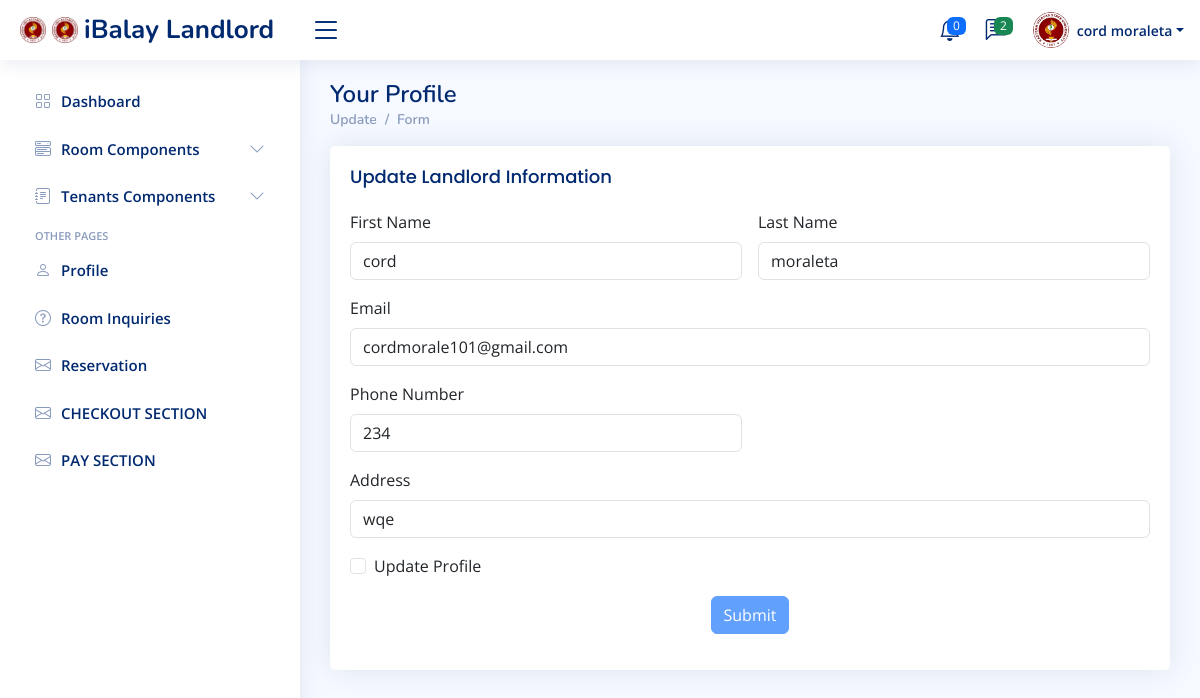
/landlord/pages/profile.php (signed in), run on the app's committed database.
### tables this page shows
CREATE TABLE `landlord_acc` (
  `landlord_id` int(11) NOT NULL,
  `first_name` varchar(50) NOT NULL,
  `last_name` varchar(50) NOT NULL,
  `email` varchar(100) NOT NULL,
  `password` varchar(255) NOT NULL,
  `phone_number` varchar(15) DEFAULT NULL,
  `address` varchar(255) DEFAULT NULL
);

### landlord/pages/config/profile-update.php (the view, shortened to what this page needs)
<div class="card">
  <div class="card-body">
    <h5 class="card-title">Update Landlord Information</h5>
    <form class="row g-3" action="config/update_landlord_process.php" method="post">
      <?php
        $host = 'localhost';
        $dbname = 'iBalay_System';
        $username = 'root';
        $password = '';
        $conn = mysqli_connect($host, $username, $password, $dbname);
        mysqli_set_charset($conn, 'utf8');
        $landlord_id = $_SESSION['landlord_id'];
        $sql = "SELECT * FROM landlord_acc WHERE landlord_id = ?";
        $stmt = mysqli_prepare($conn, $sql);
        mysqli_stmt_bind_param($stmt, 'i', $landlord_id);
        mysqli_stmt_execute($stmt);
        $result = mysqli_stmt_get_result($stmt);
        $landlord_details = mysqli_fetch_assoc($result);
      ?>
      <div class="col-md-6">
        <label for="inputFirstName" class="form-label">First Name</label>
        <input type="text" name="first_name" class="form-control" value="<?php echo $landlord_details['first_name']; ?>" required>
      </div>
      <div class="col-md-6">
        <label for="inputLastName" class="form-label">Last Name</label>
        <input type="text" name="last_name" class="form-control" value="<?php echo $landlord_details['last_name']; ?>" required>
      </div>
      <div class="col-12">
        <label for="inputEmail" class="form-label">Email</label>
        <input type="email" name="email" class="form-control" value="<?php echo $landlord_details['email']; ?>" required>
      </div>
      <div class="col-md-6">
        <label for="inputPhoneNumber" class="form-label">Phone Number</label>
        <input type="text" name="phone_number" class="form-control" value="<?php echo $landlord_details['phone_number']; ?>">
      </div>
      <div class="col-12">
        <label for="inputAddress" class="form-label">Address</label>
        <input type="text" name="address" class="form-control" value="<?php echo $landlord_details['address']; ?>">
      </div>
      <div class="col-12">
        <div class="form-check">
          <input class="form-check-input" type="checkbox" id="updateProfileCheckbox">
          <label class="form-check-label" for="updateProfileCheckbox">Update Profile</label>
        </div>
      </div>
      <div class="col-12 text-center">
        <button type="submit" class="btn btn-primary" id="updateButton" disabled>Submit</button>
      </div>
    </form>
  </div>
</div>

### landlord/layouts/header.php (shortened to what this page needs)
<?php
$host = 'localhost';
$dbname = 'iBalay_System';
$username = 'root';
$password = '';
$conn = mysqli_connect($host, $username, $password, $dbname);
mysqli_set_charset($conn, 'utf8');
$landlord_id = $_SESSION['landlord_id'];
$sql = "SELECT * FROM landlord_acc WHERE landlord_id = $landlord_id";
$result = mysqli_query($conn, $sql);
if (mysqli_num_rows($result) > 0) {
    $landlord_info = mysqli_fetch_assoc($result);
} else {
    $landlord_info = array();
}
$notifications_sql = "
    SELECT rr.reserved_id, rr.room_id, rr.TenantID, rr.declined, t.FirstName
    FROM reserved_room rr
    INNER JOIN room r ON rr.room_id = r.room_id
    INNER JOIN tenant t ON rr.TenantID = t.TenantID
    WHERE rr.declined = 0 AND r.landlord_id = $landlord_id
";
$notifications_result = mysqli_query($conn, $notifications_sql);
$notifications = mysqli_fetch_all($notifications_result, MYSQLI_ASSOC);
$notification_count = count($notifications);
$messages_sql = "
    SELECT i.inquiry_id, i.room_id, i.tenant_id, i.message, i.sent_by, i.timestamp, t.FirstName, t.LastName
    FROM inquiry i
    INNER JOIN tenant t ON i.tenant_id = t.TenantID
    WHERE i.landlord_id = $landlord_id
    ORDER BY i.timestamp DESC
    LIMIT 3
";
$messages_result = mysqli_query($conn, $messages_sql);
$messages = mysqli_fetch_all($messages_result, MYSQLI_ASSOC);
$message_count = count($messages);
?>
<head>
</head>
<header id="header" class="header fixed-top d-flex align-items-center">
    <div class="d-flex align-items-center justify-content-between">
        <a href="#" class="logo d-flex align-items-center">
            <img src="../../assets/img/evsufav.png" alt="">
            <img src=".././assets/img/evsufav.png" alt="">
            <span class="d-none d-lg-block">iBalay Landlord</span>
        </a>
        <i class="bi bi-list toggle-sidebar-btn"></i>
    </div>
    <nav class="header-nav ms-auto">
        <ul class="d-flex align-items-center">
            <li class="nav-item dropdown">
                <a class="nav-link nav-icon" href="#" data-bs-toggle="dropdown">
                    <span class="badge bg-primary badge-number"><?php echo $notification_count; ?></span>
                </a>
            </li>
            <li class="nav-item dropdown">
                <a class="nav-link nav-icon" href="#" data-bs-toggle="dropdown">
                    <span class="badge bg-success badge-number"><?php echo $message_count; ?></span>
                </a>
            </li>
            <li class="nav-item dropdown pe-3">
                <a class="nav-link nav-profile d-flex align-items-center pe-0" href="#" data-bs-toggle="dropdown">
                    <img src="../../assets/img/evsufav.png" alt="Profile" class="rounded-circle">
                    <span class="d-none d-md-block dropdown-toggle ps-2"><?php echo $landlord_info['first_name'] . ' ' . $landlord_info['last_name']; ?></span>
                </a>
            </li>
        </ul>
    </nav>
</header>

### assets/css/style.css (style rules this page uses)
:root { scroll-behavior: smooth; }
body { font-family: "Open Sans", sans-serif; background: #f6f9ff; color: #444444; }
a { color: #4154f1; text-decoration: none; }
h1, h2, h3, h4, h5, h6 { font-family: "Nunito", sans-serif; }
.card { margin-bottom: 30px; border: none; border-radius: 5px; box-shadow: 0px 0 30px rgba(1, 41, 112, 0.1); }
.card-title { padding: 20px 0 15px 0; font-size: 18px; font-weight: 500; color: #012970; font-family: "Poppins", sans-serif; }
.card-body { padding: 0 20px 20px 20px; }
.logo { line-height: 1; }
@media (min-width: 1200px) { .logo { width: 280px; } }
.logo img { max-height: 26px; margin-right: 6px; }
.logo span { font-size: 26px; font-weight: 700; color: #012970; font-family: "Nunito", sans-serif; }
.header { transition: all 0.5s; z-index: 997; height: 60px; box-shadow: 0px 2px 20px rgba(1, 41, 112, 0.1); background-color: #fff; padding-left: 20px; }
.header .toggle-sidebar-btn { font-size: 32px; padding-left: 10px; cursor: pointer; color: #012970; }
.header-nav ul { list-style: none; }
.header-nav>ul { margin: 0; padding: 0; }
.header-nav .nav-icon { font-size: 22px; color: #012970; margin-right: 25px; position: relative; }
.header-nav .nav-profile { color: #012970; }
.header-nav .nav-profile img { max-height: 36px; }
.header-nav .nav-profile span { font-size: 14px; font-weight: 600; }
.header-nav .badge-number { position: absolute; inset: -2px -5px auto auto; font-weight: normal; font-size: 12px; padding: 3px 6px; }

### data on the page
landlord_acc: first_name "cord", last_name "moraleta", email "cordmorale101@gmail.com", phone_number "234", address "wqe"

### other printed values
$notification_count "0"
$message_count "2"
